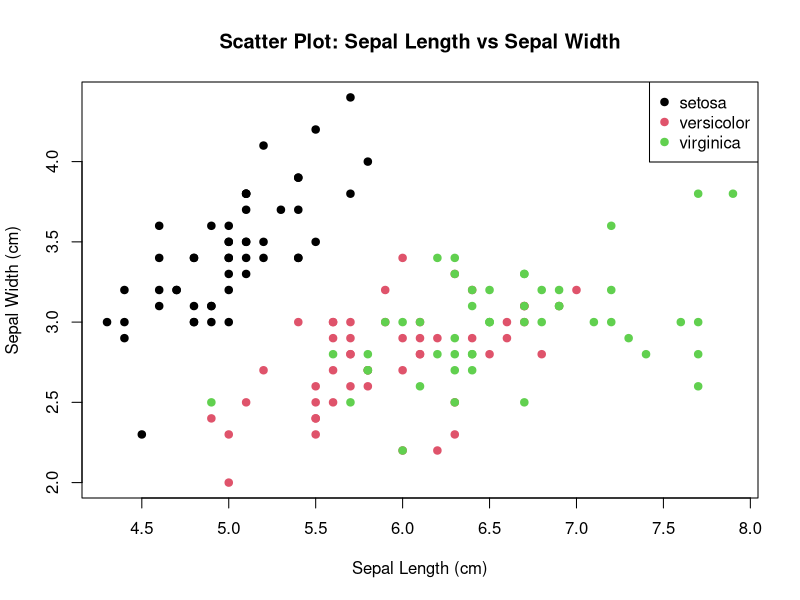
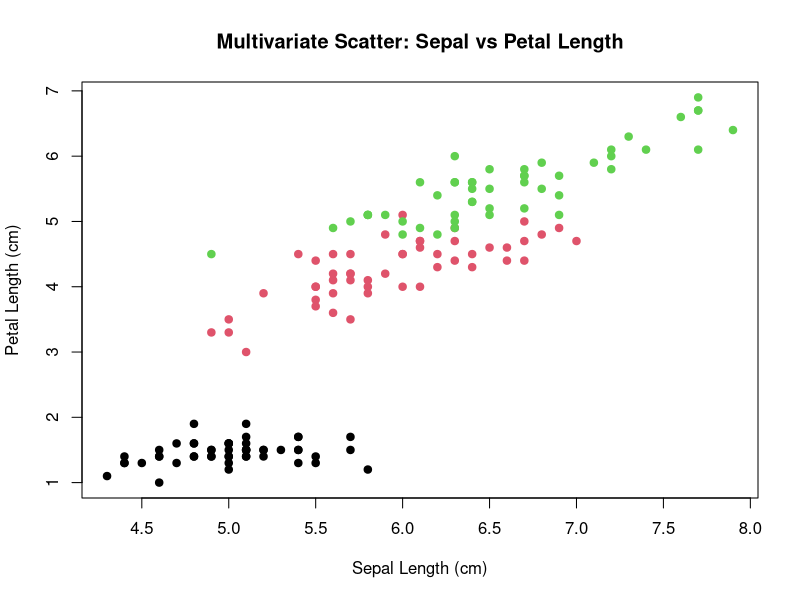
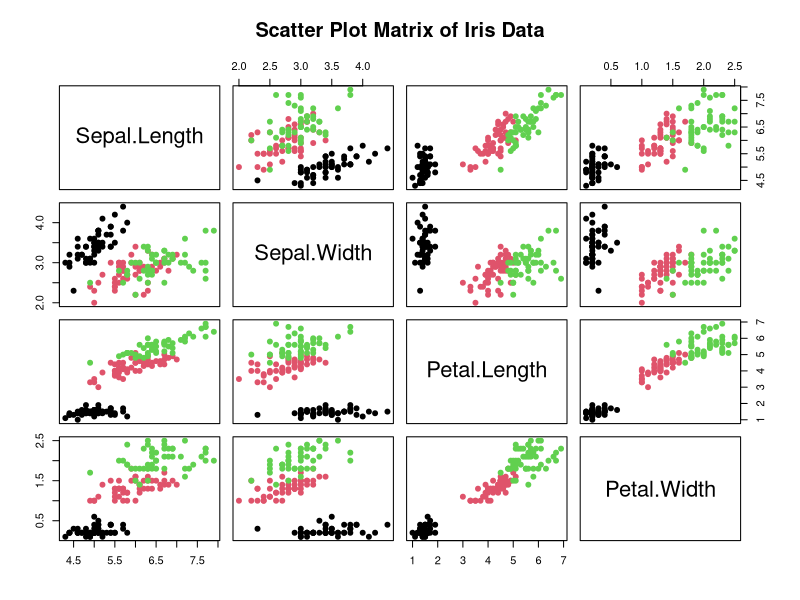

Reproduce these figures in R, in order.
data("iris")
print(iris)
plot(iris$Sepal.Length, iris$Sepal.Width,
 main = "Scatter Plot: Sepal Length vs Sepal Width",
 xlab = "Sepal Length (cm)",
 ylab = "Sepal Width (cm)",
 col = iris$Species,
 pch = 19)
legend("topright", legend = levels(iris$Species),
 col = 1:3, pch = 19)
plot(iris$Sepal.Length, iris$Petal.Length,
main = "Multivariate Scatter: Sepal vs Petal Length",
 xlab = "Sepal Length (cm)",
 ylab = "Petal Length (cm)",
 col = iris$Species,
 pch = 19)
pairs(iris[1:4],
 main = "Scatter Plot Matrix of Iris Data",
 col = iris$Species,
 pch = 19)
